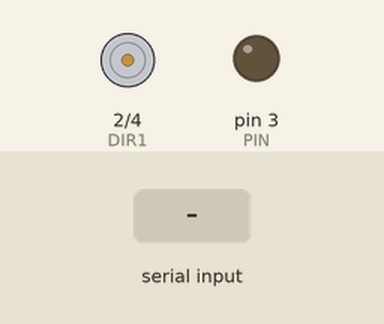
Bench run of a sketch on a simulated Arduino Uno, built with avr-gcc and run on an emulated ATmega328P. Shown: motor-driver pin pairs drawn as motors (green arrow = first pin HIGH = forward, orange = second pin HIGH = backward, longer = more drive), output pins drawn as LEDs (lit = HIGH). The test bench sets the inputs (shaded band).

Above: at 1.2 s.
1.3 s: byte 1 (1) received over Serial
At 1.9 s:
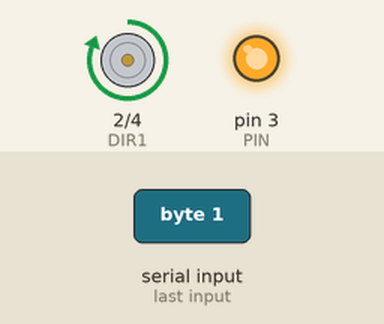
3.0 s: byte 0 (0) received over Serial
At 3.9 s:
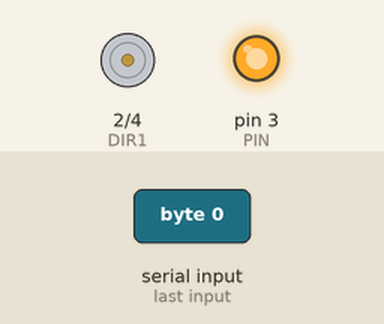
Timing chart, 0 to 6.0 s (numbered marks = the images above; inputs shaded):
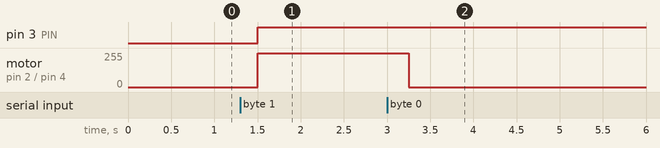

The sketch:

actuator-pump.ino
```cpp
#include <avr/power.h>

#include "WaterPump.h"

// Water pump pins
#define PIN 3
#define DIR1 2
#define DIR2 4

WaterPump actuator(PIN, DIR1, DIR2);

void setup() {
  // downclock to reduce power consumption
  noInterrupts();
  CLKPR = bit(CLKPCE);
  CLKPR = clock_div_4;
  interrupts();

  // set pins to input mode to decrease power consumption
  for (int i=2; i<13; i++) {
    pinMode(i, INPUT);
  }

  pinMode(PIN, OUTPUT);
  pinMode(DIR1, OUTPUT);
  pinMode(DIR2, OUTPUT);

  Serial.begin(9600);
}

void executeCommand(int cmd) {
  switch(cmd) {
    case 0:
      actuator.off();
      break;
    case 1:
      actuator.on();
      break;
  };
};

void handleCommands() {
  if (Serial.available()) {
    int cmd = Serial.read();
    if (cmd < 0)
      return;
    else executeCommand(cmd);
  }
};

void loop() {
  //actuator.on();
  handleCommands();
  delay(250);
}
```

WaterPump.cpp
```cpp
#include "WaterPump.h"
#include <Arduino.h>

WaterPump::WaterPump(int pin, int dir1, int dir2, int mSpeed)
  : _pin(pin), _dir1(dir1), _dir2(dir2), _mSpeed(mSpeed), _isOn(false)
  {
    this->off();
  }

void WaterPump::on() {
  if (_isOn)
    return;

  digitalWrite(_dir1, HIGH);
  digitalWrite(_dir2, LOW);
  analogWrite(_pin, _mSpeed);

  _isOn = true;
}

void WaterPump::off() {
  if (!_isOn)
    return;

  digitalWrite(_dir1, LOW);
  digitalWrite(_dir2, LOW);
  _isOn = false;
}
```

WaterPump.h
```cpp
class WaterPump {
  // drive using controller
  private:
    int _pin;
    int _dir1;
    int _dir2;
    int _mSpeed;
    bool _isOn;
  public:
    WaterPump(int pin, int dir1, int dir2, int mSpeed = 255);
    void on();
    void off();
};
```

Measured:
- after the input at 1.3 s, pin 3 (PIN): LOW → HIGH after 0.20 s; motor on pin 2 (DIR1) / pin 4 (DIR2): stopped → forward 255/255 after 0.20 s
- after the input at 3.0 s, motor on pin 2 (DIR1) / pin 4 (DIR2): forward 255/255 → stopped after 0.25 s
